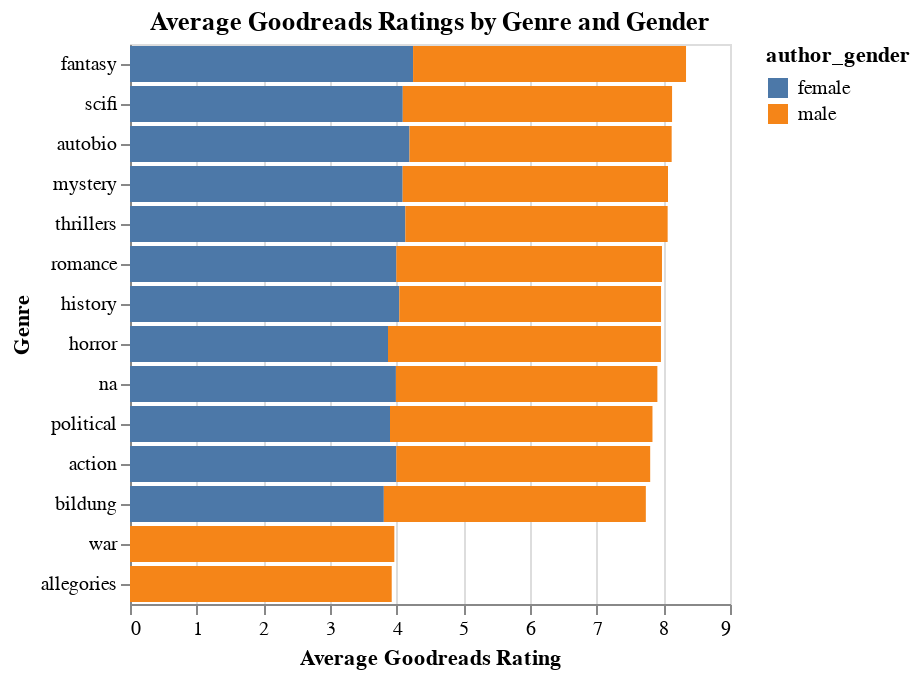

The cell this chart's notebook holds for it:
### Code cell
# Compare the average Goodreads ratings of male vs. female authors within each genre.

# Calculate average ratings for each genre and gender
avg_ratings_by_genre_gender = df.groupby(['genre', 'author_gender'])['gr_avg_rating'].mean().reset_index()

# Create a grouped bar chart
chart = alt.Chart(avg_ratings_by_genre_gender).mark_bar().encode(
    x=alt.X('gr_avg_rating:Q', title='Average Goodreads Rating'),
    y=alt.Y('genre:N', sort='-x', title='Genre'),
    color='author_gender'
).properties(
    title='Average Goodreads Ratings by Genre and Gender'
)

chart

### Figure 1 — Vega-Lite specification as saved in the notebook (floating-point values rounded to 4 significant figures)
{"config": {"view": {"continuousWidth": 300, "continuousHeight": 300}}, "data": {"name": "data-b2ea2e44bbd0a908e341f4e4de2e501a"}, "mark": {"type": "bar"}, "encoding": {"color": {"field": "author_gender", "type": "nominal"}, "x": {"field": "gr_avg_rating", "title": "Average Goodreads Rating", "type": "quantitative"}, "y": {"field": "genre", "sort": "-x", "title": "Genre", "type": "nominal"}}, "title": "Average Goodreads Ratings by Genre and Gender", "$schema": "https://vega.github.io/schema/vega-lite/v5.20.1.json", "datasets": {"data-b2ea2e44bbd0a908e341f4e4de2e501a": [{"genre": "action", "author_gender": "female", "gr_avg_rating": 3.995}, {"genre": "action", "author_gender": "male", "gr_avg_rating": 3.808}, {"genre": "allegories", "author_gender": "male", "gr_avg_rating": 3.926}, {"genre": "autobio", "author_gender": "female", "gr_avg_rating": 4.192}, {"genre": "autobio", "author_gender": "male", "gr_avg_rating": 3.933}, {"genre": "bildung", "author_gender": "female", "gr_avg_rating": 3.808}, {"genre": "bildung", "author_gender": "male", "gr_avg_rating": 3.93}, {"genre": "fantasy", "author_gender": "female", "gr_avg_rating": 4.246}, {"genre": "fantasy", "author_gender": "male", "gr_avg_rating": 4.094}, {"genre": "history", "author_gender": "female", "gr_avg_rating": 4.039}, {"genre": "history", "author_gender": "male", "gr_avg_rating": 3.926}, {"genre": "horror", "author_gender": "female", "gr_avg_rating": 3.87}, {"genre": "horror", "author_gender": "male", "gr_avg_rating": 4.094}, {"genre": "mystery", "author_gender": "female", "gr_avg_rating": 4.09}, {"genre": "mystery", "author_gender": "male", "gr_avg_rating": 3.98}, {"genre": "na", "author_gender": "female", "gr_avg_rating": 3.989}, {"genre": "na", "author_gender": "male", "gr_avg_rating": 3.922}, {"genre": "political", "author_gender": "female", "gr_avg_rating": 3.9}, {"genre": "political", "author_gender": "male", "gr_avg_rating": 3.937}, {"genre": "romance", "author_gender": "female", "gr_avg_rating": 3.995}, {"genre": "romance", "author_gender": "male", "gr_avg_rating": 3.985}, {"genre": "scifi", "author_gender": "female", "gr_avg_rating": 4.092}, {"genre": "scifi", "author_gender": "male", "gr_avg_rating": 4.039}, {"genre": "thrillers", "author_gender": "female", "gr_avg_rating": 4.13}, {"genre": "thrillers", "author_gender": "male", "gr_avg_rating": 3.935}, {"genre": "war", "author_gender": "male", "gr_avg_rating": 3.965}]}}
